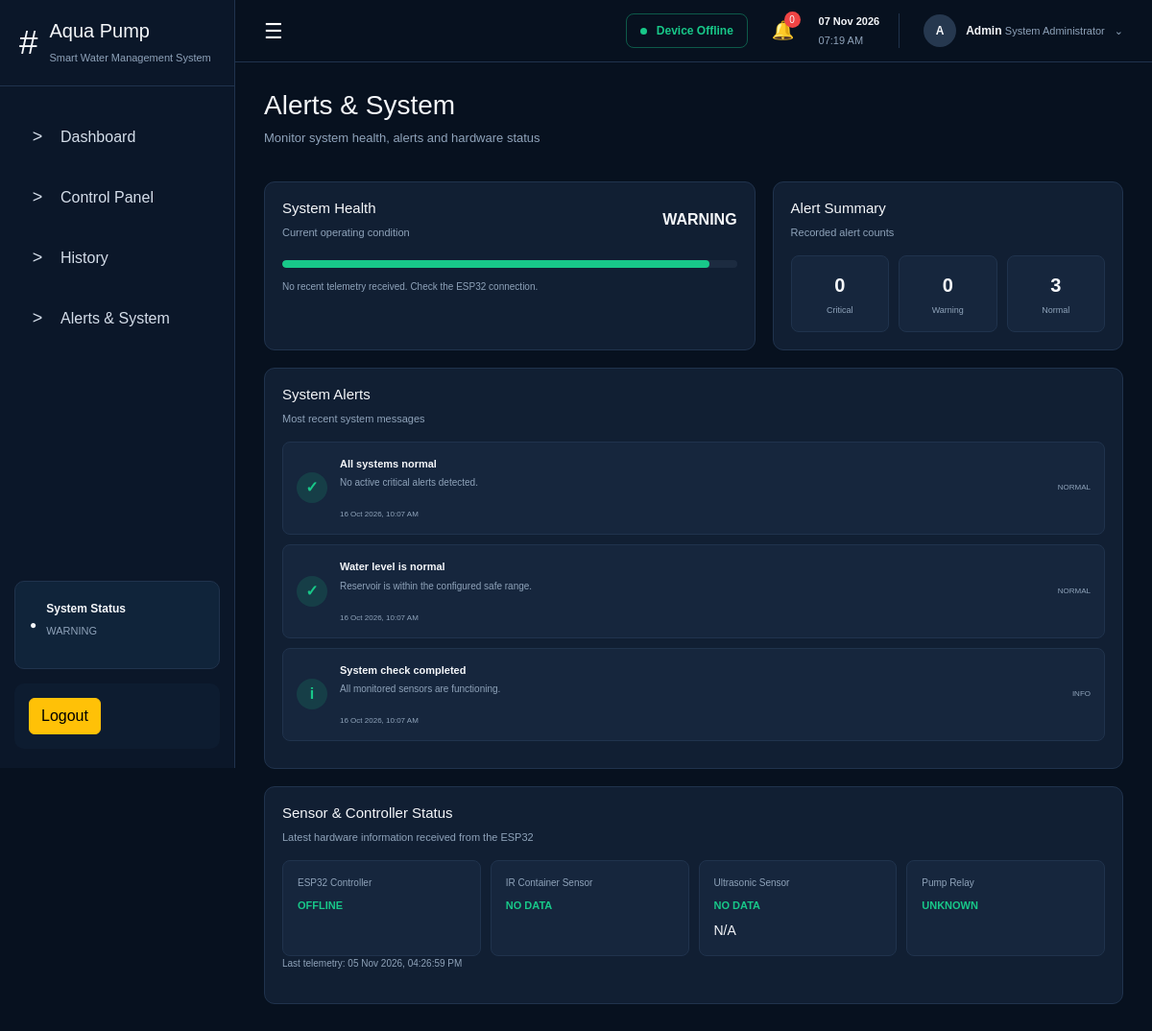
/frontend/alerts.php (signed in), run on the app's committed database.
### tables this page shows
CREATE TABLE `device_telemetry` (
  `id` int(11) NOT NULL,
  `device_id` varchar(50) NOT NULL,
  `pump_id` int(11) NOT NULL DEFAULT 1,
  `mode` varchar(20) NOT NULL DEFAULT 'AUTO',
  `bucket_detected` tinyint(1) NOT NULL DEFAULT 0,
  `distance_cm` decimal(8,2) DEFAULT NULL,
  `pump_status` enum('ON','OFF') NOT NULL DEFAULT 'OFF',
  `fault` varchar(100) DEFAULT 'NONE',
  `received_at` timestamp NOT NULL DEFAULT current_timestamp()
);

CREATE TABLE `alerts` (
  `alert_id` int(11) NOT NULL,
  `user_id` int(11) NOT NULL,
  `title` varchar(100) NOT NULL,
  `message` text NOT NULL,
  `alert_type` varchar(20) NOT NULL DEFAULT 'NORMAL',
  `created_at` timestamp NOT NULL DEFAULT current_timestamp()
);

### frontend/alerts.php (the view, shortened to what this page needs)
<?php
require_once "../backend/config/config.php";
$user_id = (int) $_SESSION["user_id"];
$device_id = "DISPENSER_001";
$sql_critical = "SELECT COUNT(*) AS total FROM alerts WHERE user_id = ? AND alert_type = 'CRITICAL'";
$stmt_critical = mysqli_prepare($connect, $sql_critical);
mysqli_stmt_bind_param($stmt_critical, "i", $user_id);
mysqli_stmt_execute($stmt_critical);
$data_critical = mysqli_fetch_assoc(mysqli_stmt_get_result($stmt_critical));
$total_critical = (int) $data_critical["total"];
$sql_warning = "SELECT COUNT(*) AS total FROM alerts WHERE user_id = ? AND alert_type = 'WARNING'";
$stmt_warning = mysqli_prepare($connect, $sql_warning);
mysqli_stmt_bind_param($stmt_warning, "i", $user_id);
mysqli_stmt_execute($stmt_warning);
$data_warning = mysqli_fetch_assoc(mysqli_stmt_get_result($stmt_warning));
$total_warning = (int) $data_warning["total"];
$sql_normal = "SELECT COUNT(*) AS total FROM alerts WHERE user_id = ? AND alert_type IN ('NORMAL', 'INFO')";
$stmt_normal = mysqli_prepare($connect, $sql_normal);
mysqli_stmt_bind_param($stmt_normal, "i", $user_id);
mysqli_stmt_execute($stmt_normal);
$data_normal = mysqli_fetch_assoc(mysqli_stmt_get_result($stmt_normal));
$total_normal = (int) $data_normal["total"];
$sql_alerts = "SELECT alert_id, title, message, alert_type, created_at
               FROM alerts
               WHERE user_id = ?
               ORDER BY created_at DESC
               LIMIT 20";
$stmt_alerts = mysqli_prepare($connect, $sql_alerts);
mysqli_stmt_bind_param($stmt_alerts, "i", $user_id);
mysqli_stmt_execute($stmt_alerts);
$result_alerts = mysqli_stmt_get_result($stmt_alerts);
$sql_telemetry = "SELECT device_id, bucket_detected, distance_cm,
                         pump_status, fault, received_at
                  FROM device_telemetry
                  WHERE device_id = ?
                  ORDER BY received_at DESC
                  LIMIT 1";
$stmt_telemetry = mysqli_prepare($connect, $sql_telemetry);
mysqli_stmt_bind_param($stmt_telemetry, "s", $device_id);
mysqli_stmt_execute($stmt_telemetry);
$result_telemetry = mysqli_stmt_get_result($stmt_telemetry);
$telemetry = mysqli_fetch_assoc($result_telemetry);
$esp32_status = "OFFLINE";
$container_status = "NO DATA";
$ultrasonic_status = "NO DATA";
$pump_status = "UNKNOWN";
$distance_display = "N/A";
$last_telemetry = "No telemetry received";
$device_online = false;
$system_health = "WARNING";
$health_class = "health-warning";
$health_description = "Waiting for device communication.";
if ($telemetry) {
    $last_telemetry_time = strtotime($telemetry["received_at"]);
    $telemetry_age = time() - $last_telemetry_time;
    $device_online = ($telemetry_age >= 0 && $telemetry_age <= 15);
    $last_telemetry = date(
        "d M Y, h:i:s A",
        $last_telemetry_time
    );
    if ($device_online) {
        $esp32_status = "ONLINE";
        $container_status = ((int) $telemetry["bucket_detected"] === 1)
            ? "DETECTED"
            : "NOT DETECTED";
        if ($telemetry["distance_cm"] !== null) {
            $distance_display = number_format(
                (float) $telemetry["distance_cm"],
                2
            ) . " cm";
            $ultrasonic_status = "READING";
        }
        $pump_status = strtoupper($telemetry["pump_status"]);
        $fault = strtoupper(trim($telemetry["fault"] ?? "NONE"));
        if ($fault === "" || $fault === "NONE") {
            $system_health = "HEALTHY";
            $health_class = "health-good";
            $health_description = "The ESP32 is communicating and no hardware fault has been reported.";
        } else {
            $system_health = "CRITICAL";
            $health_class = "health-critical";
            $health_description = "The device has reported a hardware fault: " . $fault;
        }
    } else {
        $esp32_status = "OFFLINE";
        $system_health = "WARNING";
        $health_class = "health-warning";
        $health_description = "No recent telemetry received. Check the ESP32 connection.";
    }
}
?>
<!DOCTYPE html>
<html lang="en">
<head>
    <link rel="stylesheet" href="https://cdn.jsdelivr.net/npm/bootstrap@5.3.8/dist/css/bootstrap.min.css">
    <link rel="stylesheet" href="css/style.css">
</head>
<body>
    <aside class="sidebar">
        <div class="brand">
            <div class="brand-icon">#</div>
            <div>
                <h2>Aqua Pump</h2>
                <span>Smart Water Management System</span>
            </div>
        </div>
        <nav class="navigation">
            <a href="index.php" class="nav-link">
                <span>&gt;</span> Dashboard
            </a>
            <a href="control.php" class="nav-link">
                <span>&gt;</span> Control Panel
            </a>
            <a href="history.php" class="nav-link">
                <span>&gt;</span> History
            </a>
            <a href="alerts.php" class="nav-link active">
                <span>&gt;</span> Alerts &amp; System
            </a>
        </nav>
        <div class="sidebar-status">
            <div class="status-icon">●</div>
            <div>
                <strong>System Status</strong>
                <p><?php echo htmlspecialchars($system_health); ?></p>
            </div>
        </div>
        <div class="last-update">
            <a href="logout.php" class="btn btn-warning">Logout</a>
        </div>
    </aside>
    <main class="main-content">
        <header class="topbar">
            <button class="menu-button" id="menuButton" type="button">☰</button>
            <div class="topbar-right">
                <div class="system-online">
                    <span class="online-dot"></span>
                    <?php echo $device_online ? "Device Online" : "Device Offline"; ?>
                </div>
                <div class="notification">
                    🔔
                    <span class="notification-count">
                        <?php echo htmlspecialchars((string) $total_critical); ?>
                    </span>
                </div>
                <div class="date-time">
                    <strong id="currentDate"><?php echo date("d M Y"); ?></strong>
                    <span id="currentTime"><?php echo date("h:i A"); ?></span>
                </div>
                <div class="user-profile">
                    <div class="avatar">A</div>
                    <div>
                        <strong>Admin</strong>
                        <span>System Administrator</span>
                    </div>
                    <span>⌄</span>
                </div>
            </div>
        </header>
        <section class="page-header">
            <div>
                <h1>Alerts &amp; System</h1>
                <p>Monitor system health, alerts and hardware status</p>
            </div>
        </section>
        <section class="system-overview-grid">
            <div class="panel">
                <div class="panel-header">
                    <div>
                        <h2>System Health</h2>
                        <span>Current operating condition</span>
                    </div>
                    <strong class="<?php echo htmlspecialchars($health_class); ?>">
                        <?php echo htmlspecialchars($system_health); ?>
                    </strong>
                </div>
                <div class="health-meter">
                    <div class="health-progress"></div>
                </div>
                <p class="health-description">
                    <?php echo htmlspecialchars($health_description); ?>
                </p>
            </div>
            <div class="panel">
                <div class="panel-header">
                    <div>
                        <h2>Alert Summary</h2>
                        <span>Recorded alert counts</span>
                    </div>
                </div>
                <div class="alert-counts">
                    <div>
                        <strong><?php echo $total_critical; ?></strong>
                        <span>Critical</span>
                    </div>
                    <div>
                        <strong><?php echo $total_warning; ?></strong>
                        <span>Warning</span>
                    </div>
                    <div>
                        <strong><?php echo $total_normal; ?></strong>
                        <span>Normal</span>
                    </div>
                </div>
            </div>
        </section>
        <section class="panel alerts-list-panel">
            <div class="panel-header">
                <div>
                    <h2>System Alerts</h2>
                    <span>Most recent system messages</span>
                </div>
            </div>
            <?php if (mysqli_num_rows($result_alerts) > 0): ?>
                <?php while ($alert = mysqli_fetch_assoc($result_alerts)): ?>
                    <?php
                    $alert_type = strtoupper($alert["alert_type"]);
                    if ($alert_type === "CRITICAL") {
                        $alert_class = "critical";
                        $alert_symbol = "!";
                    } elseif ($alert_type === "WARNING") {
                        $alert_class = "warning";
                        $alert_symbol = "!";
                    } elseif ($alert_type === "INFO") {
                        $alert_class = "normal";
                        $alert_symbol = "i";
                    } else {
                        $alert_class = "normal";
                        $alert_symbol = "✓";
                    }
                    $alert_date = date(
                        "d M Y, h:i A",
                        strtotime($alert["created_at"])
                    );
                    ?>
                    <div class="system-alert <?php echo htmlspecialchars($alert_class); ?>">
                        <div class="alert-symbol">
                            <?php echo htmlspecialchars($alert_symbol); ?>
                        </div>
                        <div class="alert-content">
                            <strong>
                                <?php echo htmlspecialchars($alert["title"]); ?>
                            </strong>
                            <p>
                                <?php echo htmlspecialchars($alert["message"]); ?>
                            </p>
                            <small>
                                <?php echo htmlspecialchars($alert_date); ?>
                            </small>
                        </div>
                        <span class="alert-time">
                            <?php echo htmlspecialchars($alert_type); ?>
                        </span>
                    </div>
                <?php endwhile; ?>
            <?php endif; ?>
        </section>
        <section class="panel sensor-health-panel">
            <div class="panel-header">
                <div>
                    <h2>Sensor &amp; Controller Status</h2>
                    <span>Latest hardware information received from the ESP32</span>
                </div>
            </div>
            <div class="hardware-status-grid">
                <div class="hardware-status">
                    <span>ESP32 Controller</span>
                    <strong><?php echo htmlspecialchars($esp32_status); ?></strong>
                </div>
                <div class="hardware-status">
                    <span>IR Container Sensor</span>
                    <strong><?php echo htmlspecialchars($container_status); ?></strong>
                </div>
                <div class="hardware-status">
                    <span>Ultrasonic Sensor</span>
                    <strong><?php echo htmlspecialchars($ultrasonic_status); ?></strong>
                    <small><?php echo htmlspecialchars($distance_display); ?></small>
                </div>
                <div class="hardware-status">
                    <span>Pump Relay</span>
                    <strong><?php echo htmlspecialchars($pump_status); ?></strong>
                </div>
            </div>
            <p class="health-description">
                Last telemetry:
                <?php echo htmlspecialchars($last_telemetry); ?>
            </p>
        </section>
    </main>
</body>
</html>

### data on the page
device_telemetry: received_at "WARNING", received_at "No recent telemetry received. Check the ESP32 connection.", received_at "OFFLINE", received_at "05 Nov 2026, 04:26:59 PM"
alerts: alert_type "✓", title "All systems normal", message "No active critical alerts detected.", created_at "16 Oct 2026, 10:07 AM", alert_type "NORMAL"
alerts: alert_type "✓", title "Water level is normal", message "Reservoir is within the configured safe range.", created_at "16 Oct 2026, 10:07 AM", alert_type "NORMAL"
alerts: alert_type "i", title "System check completed", message "All monitored sensors are functioning.", created_at "16 Oct 2026, 10:07 AM", alert_type "INFO"

### other printed values
$total_critical "0"
$total_warning "0"
$total_normal "3"
$container_status "NO DATA"
$ultrasonic_status "NO DATA"
$distance_display "N/A"
$pump_status "UNKNOWN"
